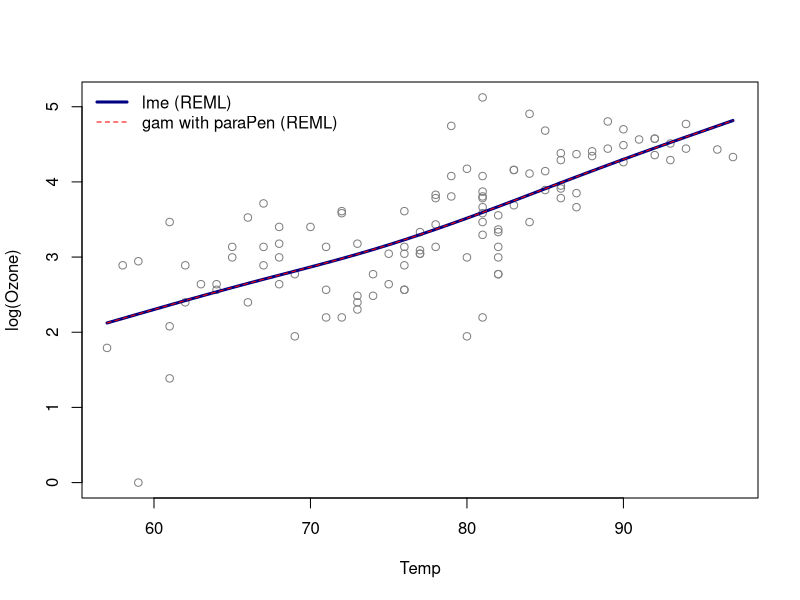

Write the R code that produced this figure.
## ---- chunk 1
knitr::opts_chunk$set(echo = TRUE, message = FALSE, warning = FALSE,
                      fig.width = 7, fig.height = 4)
## ---- chunk 2
library(mgcv)
library(nlme)
library(splines)
aq <- na.omit(airquality[, c("Ozone", "Solar.R", "Wind", "Temp")])
y <- log(aq$Ozone); x <- aq$Temp; n <- length(y)
## ---- chunk 3
nseg <- 17; deg <- 3
dx <- diff(range(x)) / nseg
knots <- seq(min(x) - deg * dx, max(x) + deg * dx, by = dx)
B <- splineDesign(knots, x, ord = deg + 1, outer.ok = TRUE)
K <- ncol(B); K
D <- diff(diag(K), differences = 2)
S <- crossprod(D)                       # S = D'D, rank K - 2
## ---- chunk 4
fit_pen <- gam(y ~ B - 1, paraPen = list(B = list(S)), method = "REML")
c(lambda = fit_pen$sp, edf = sum(fit_pen$edf))
## ---- chunk 5
e <- eigen(S, symmetric = TRUE)
pos <- e$values > 1e-8
c(positive = sum(pos), zero = sum(!pos))
U_pos <- e$vectors[, pos]; Sig <- e$values[pos]
U_null <- e$vectors[, !pos]
# B U_null spans the same space as [1, x]:
c(summary(lm(B %*% U_null[, 1] ~ x))$r.squared, summary(lm(B %*% U_null[, 2] ~ x))$r.squared)
X <- cbind(1, x)
Z <- B %*% U_pos %*% diag(1 / sqrt(Sig))
## ---- chunk 6
g <- factor(rep(1, n))
fit_lme <- lme(y ~ x, random = list(g = pdIdent(~ Z - 1)), method = "REML")
sigma2   <- fit_lme$sigma^2
sigma2_b <- as.numeric(VarCorr(fit_lme)[1, "Variance"])
c(sigma2 = sigma2, sigma2_b = sigma2_b, lambda_lme = sigma2 / sigma2_b,
  lambda_gam = fit_pen$sp)
max(abs(fitted(fit_lme) - fitted(fit_pen)))   # same fitted curve
## ---- chunk 7
fit_gamm <- gamm(y ~ s(x, bs = "ps", k = 20), method = "REML")
vc <- VarCorr(fit_gamm$lme)
sd_b <- as.numeric(vc[nrow(vc) - 1, "StdDev"])   # one of the Xr rows
sd_e <- fit_gamm$lme$sigma
c(ratio_from_lme = sd_e^2 / sd_b^2, sp_in_gam = unname(fit_gamm$gam$sp),
  edf = sum(fit_gamm$gam$edf))
## ---- chunk 8
o <- order(x)
plot(x, y, col = "grey50", xlab = "Temp", ylab = "log(Ozone)")
lines(x[o], fitted(fit_lme)[o], lwd = 3, col = "navy")
lines(x[o], fitted(fit_pen)[o], lwd = 1, col = "red", lty = 2)
legend("topleft", c("lme (REML)", "gam with paraPen (REML)"),
       col = c("navy", "red"), lty = c(1, 2), lwd = c(3, 1), bty = "n")
